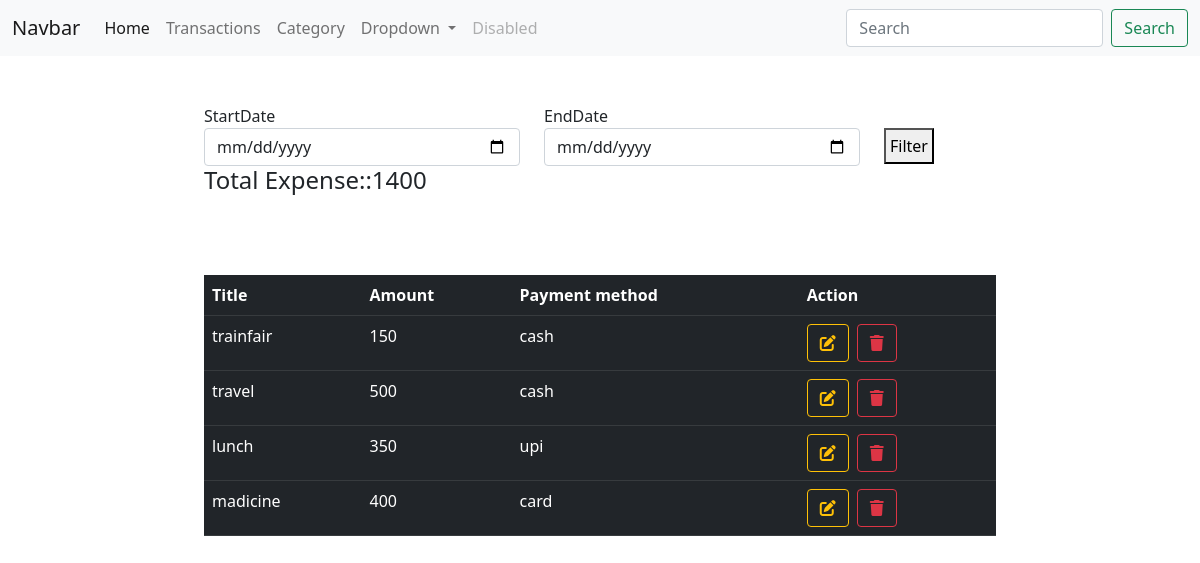
The page /transactions/summary/ on the database its author committed.
### myapp/models.py (models this page shows, shortened)
class Transactions(models.Model):
    title=models.CharField(max_length=200)
    amount=models.PositiveIntegerField()
    category_object=models.ForeignKey(Category,on_delete=models.CASCADE)
    payment_options=(
        ("cash","cash"),
        ("upi","upi"),
        ("card","card")
    )
    payment_method=models.CharField(max_length=200,choices=payment_options,default="cash")
    created_date=models.DateTimeField(auto_now_add=True)
    owner=models.CharField(max_length=200)

### myapp/views.py (the view)
# urls.py: path('transactions/summary/',views.TransationSummeryView.as_view(),name="transaction-summary"),
class TransationSummeryView(View):
    def get(self,request,*args,**kwargs):
        form_instance=TransactionFilterForm()
        cur_month=timezone.now().month
        cur_year=timezone.now().year
        if "start_date" in request.GET and "end_date" in request.GET:
            st_date = request.GET.get("start_date")
            ed_date = request.GET.get("end_date")
            qs=Transactions.objects.filter(created_date__range=(st_date,ed_date))
        else:
            qs=Transactions.objects.filter(created_date__month=cur_month,created_date__year=cur_year)
        total_expense=qs.values("amount").aggregate(total=Sum("amount"))
        data={"total_expense":total_expense.get("total"),
               "transactions":qs,"form":form_instance}
        return render(request,"transation_summary.html",data)

### myapp/forms.py
class TransactionFilterForm(forms.Form):
    start_date=forms.DateField(widget=forms.DateInput(attrs={"type":"date","class":"form-control"}))
    end_date=forms.DateField(widget=forms.DateInput(attrs={"type":"date","class":"form-control"}))

### myapp/templates/transation_summary.html
{%extends 'base.html'%}
{%block main_block%}
<div class="contianer">
    <div class="row">
        <div class="col-2"></div>
        <div class="col-8">
            <form action="">
                <div class="row my-5">
                    <div class="col-5">
                        <label for="">StartDate</label>
                        {{form.start_date}}
                    </div>
                    <div class="col-5">
                        <label for="">EndDate</label>
                        {{form.end_date}}
                    </div>
                    <div class="col-2">  <button type="submit" class="mt-4 p-1">Filter</button></div>
                    <h4>Total Expense::{{total_expense}}</h4>
                </div>
            </form>
        </div>
        <div class="col-2"></div>
    </div>
    <div class="row">
        <div class="col-2"></div>
        <div class="col-8">
            <table class="table table-dark mt-4">
                <tr>
                    <th>Title</th>
                    <th>Amount</th>
                    <th>Payment method</th>
                    <th>Action</th>
                </tr>
                {%for t in transactions%}
                <tr>
                    <td>{{t.title}}</td>
                    <td>{{t.amount}}</td>
                    <td>{{t.payment_method}}</td>
                    <td class="d-flex gap-2">
                        <a href="{%url 'transaction-edit' t.id%}" class="btn btn-outline-warning"><i class="fa-solid fa-pen-to-square"></i></a>
                        <a href="{%url 'transaction-delete' t.id%}" class="btn btn-outline-danger"><i class="fa-solid fa-trash"></i></a>
                    </td>
                </tr>
                {%endfor%}
            </table>
        </div>
        <div class="col-2"></div>
    </div>
</div>
{%endblock%}

### myapp/templates/base.html (shortened to what this page needs)
<!DOCTYPE html>
<html lang="en">
<head>
    <link href="https://cdn.jsdelivr.net/npm/bootstrap@5.0.2/dist/css/bootstrap.min.css" rel="stylesheet">
    <link rel="stylesheet" href="https://cdnjs.cloudflare.com/ajax/libs/font-awesome/6.6.0/css/all.min.css" />
</head>
<body>
    <nav class="navbar navbar-expand-lg navbar-light bg-light">
        <div class="container-fluid">
          <a class="navbar-brand" href="#">Navbar</a>
          <div class="collapse navbar-collapse" id="navbarSupportedContent">
            <ul class="navbar-nav me-auto mb-2 mb-lg-0">
              <li class="nav-item">
                <a class="nav-link active" aria-current="page" href="{%url 'summary' %}">Home</a>
              </li>
              <li class="nav-item">
                <a class="nav-link" href="{%url 'transaction-add'%}">Transactions</a>
              </li>
              <li class="nav-item">
                <a class="nav-link" href="{%url 'category-add'%}">Category</a>
              </li>
              <li class="nav-item dropdown">
                <a class="nav-link dropdown-toggle" href="#" id="navbarDropdown" role="button" data-bs-toggle="dropdown" aria-expanded="false">
                  Dropdown
                </a>
              </li>
              <li class="nav-item">
                <a class="nav-link disabled" href="#" tabindex="-1" aria-disabled="true">Disabled</a>
              </li>
            </ul>
            <form class="d-flex">
              <input class="form-control me-2" type="search" placeholder="Search" aria-label="Search">
              <button class="btn btn-outline-success" type="submit">Search</button>
            </form>
          </div>
        </div>
      </nav>
      {%block main_block%}
      {%endblock%}
</body>
</html>

### rows shown on the page
Transactions: title "trainfair", amount "150", payment_method "cash"
Transactions: title "travel", amount "500", payment_method "cash"
Transactions: title "lunch", amount "350", payment_method "upi"
Transactions: title "madicine", amount "400", payment_method "card"

### other values the page prints
{{ total_expense }} "1400"
